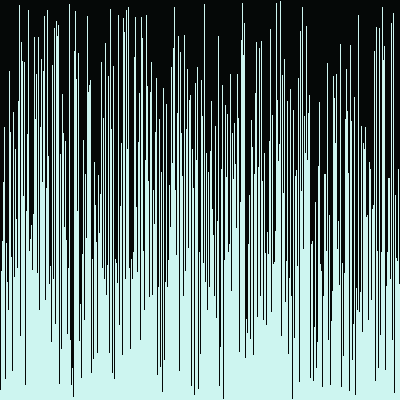
Frame 1 (no input)
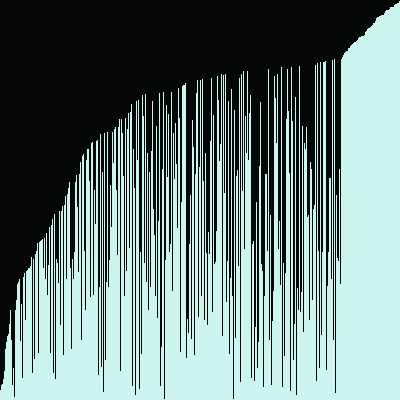
Frame 60 (the mouse pressed at the canvas centre just before this capture)
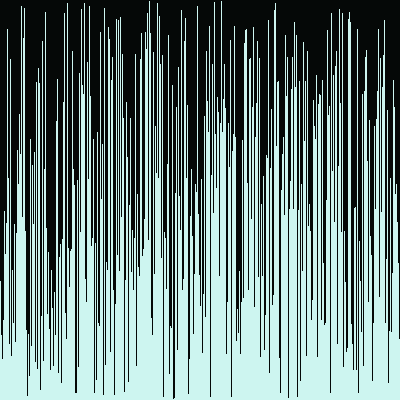
Frame 120 (the mouse held since frame 60 and released just before this capture)

The Processing sketch that drew these frames (run headless with seeded random() and noise(); from frame 60 on, the mouse is pressed at the canvas centre):

// Processing sketch: bargraph
// ── bargraph.pde
import java.util.Random;
//1. create an array of ints. don't initialize it yet.
int [] a;




void setup() {
  //2. set the size of your window
  
  size(400, 400);
  
  //  if you are using Processing 3, you cannot use variables
  //  because the developers don't know how programming is supposed to work.

  //3. initialize your array with the built in width variable
  a = new int[width];
  
  
  //4. initialize the ints in the array with random numbers
  //   from 0 to the built in height variable

Random b = new Random();

for(int i = 0; i < a.length; i++) {
  a[i]=b.nextInt(height);
  
}

noStroke();

}
  
  
  //5. call the noStroke() method
  
  



void draw() {
  //6. set the background color with background(r, g, b);
  
  background(#050807);
  //7. set the color for your graph
  fill(#CDF5F0);

  //8. draw a rectangle for each int in your array.
  //   the x value will be the current index in the array
  //   the y value will the height variable
  //   the width is 1 (one)
  //   the height is negative the value of the element at the current index of the array

  for (int i =0; i < a.length; i++){
   
    rect(i, height, 1, -a[i]);
    
  }
    
    

  //9. call the stepSort method
  
  stepSort(a);
 
  //10. extract the code that randomizes the array into a method.
  
  

  //11. call the method you made in step 10 when the mouse is pressed

  if(mousePressed){
   randomizeCode(); 
  }
  
   

}


void randomizeCode(){
  
  Random b = new Random();
 
  for(int i = 0; i < a.length; i++) {
  a[i]=b.nextInt(height);
  }
  
} 

void stepSort(int[] arr) {
  for (int i = 1; i < arr.length; i++) {
    if (arr[i - 1] > arr[i]) {
      int t = arr[i];
      arr[i] = arr[i - 1];
      arr[i - 1] = t;
    }
  }
}
